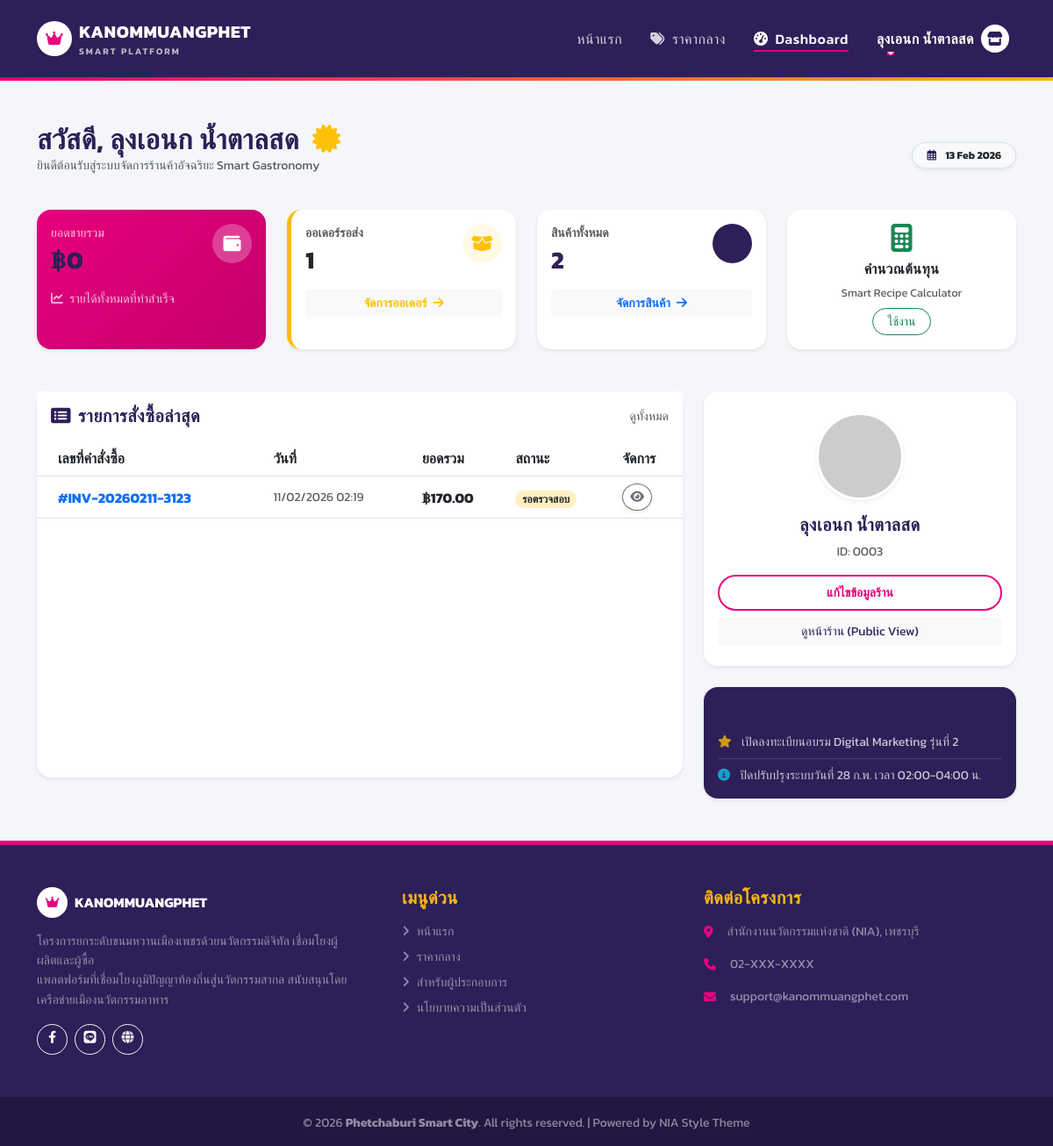
Screenshot of /shop/dashboard.php (signed in) with the database file from the repository.
### tables this page shows
CREATE TABLE `orders` (
  `id` int(11) NOT NULL,
  `order_no` varchar(20) NOT NULL COMMENT 'เลขที่ใบสั่งซื้อ เช่น OR-2024XXXX',
  `customer_id` int(11) NOT NULL COMMENT 'คนซื้อ (users.id)',
  `shop_id` int(11) NOT NULL COMMENT 'คนขาย (users.id)',
  `total_amount` decimal(10,2) NOT NULL,
  `status` enum('pending','paid','shipped','completed','cancelled') DEFAULT 'pending',
  `tracking_no` varchar(100) DEFAULT NULL,
  `slip_image` varchar(255) DEFAULT NULL COMMENT 'หลักฐานการโอน',
  `shipping_address` text COMMENT 'ที่อยู่จัดส่ง (Snapshot ณ เวลาสั่ง)',
  `created_at` timestamp NULL DEFAULT CURRENT_TIMESTAMP
);

### function.php (called while the page is built, shortened)
<?php
function condb()
{
    global $config;
    $db_host = $config['database']['host'];
    $db_name = $config['database']['dbname'];
    $db_user = $config['database']['username'];
    $db_pass = $config['database']['password'];
    $charset = $config['database']['charset'];
    try {
        $dsn = "mysql:host=$db_host;dbname=$db_name;charset=$charset";
        $options = $config['database']['options'];
        $pdo = new PDO($dsn, $db_user, $db_pass, $options);
        return $pdo;
    } catch (PDOException $e) {
        die("Connection failed: " . $e->getMessage());
    }
}
function select($sql, $params = [])
{
    $pdo = condb();
    try {
        $stmt = $pdo->prepare($sql);
        $stmt->execute($params);
        return $stmt->fetchAll();
    } catch (PDOException $e) {
        return [];
    }
}
function selectOne($sql, $params = [])
{
    $pdo = condb();
    try {
        $stmt = $pdo->prepare($sql);
        $stmt->execute($params);
        return $stmt->fetch();
    } catch (PDOException $e) {
        return false;
    }
}

### shop/dashboard.php (the view, shortened to what this page needs)
<?php
require_once '../config.php';
require_once '../function.php';
$shop_id = $_SESSION['user_id'];
$shop_name = $_SESSION['user_name'] ?? 'ร้านค้าของฉัน';
$theme = $config['theme'];
$shop_info = selectOne("SELECT profile_image FROM users WHERE id = ?", [$shop_id]);
$sql_sales = "SELECT SUM(total_amount) as total FROM orders WHERE shop_id = ? AND status = 'completed'";
$total_sales = selectOne($sql_sales, [$shop_id])['total'] ?? 0;
$sql_pending = "SELECT COUNT(*) as count FROM orders WHERE shop_id = ? AND status = 'pending'";
$count_pending = selectOne($sql_pending, [$shop_id])['count'] ?? 0;
$sql_products = "SELECT COUNT(*) as count FROM products WHERE shop_id = ?";
$count_products = selectOne($sql_products, [$shop_id])['count'] ?? 0;
$sql_orders = "SELECT * FROM orders WHERE shop_id = ? ORDER BY created_at DESC LIMIT 5";
$recent_orders = select($sql_orders, [$shop_id]);
include '../includes/header.php';
include '../includes/navbar.php';
?>
<div class="container py-5">
    <div class="d-flex justify-content-between align-items-center mb-4 flex-wrap gap-2">
        <div>
            <h2 class="fw-bold text-purple mb-0">สวัสดี, <?= htmlspecialchars($shop_name) ?> <i class="fas fa-certificate text-warning ms-2" title="Verified Shop"></i></h2>
            <p class="text-muted small">ยินดีต้อนรับสู่ระบบจัดการร้านค้าอัจฉริยะ Smart Gastronomy</p>
        </div>
        <div>
            <span class="badge bg-light text-dark border px-3 py-2 rounded-pill shadow-sm">
                <i class="far fa-calendar-alt me-2 text-purple"></i> <?= date('d M Y') ?>
            </span>
        </div>
    </div>
    <div class="row g-4 mb-5">
        <div class="col-md-6 col-lg-3">
            <div class="card border-0 shadow-sm h-100" style="border-radius: 16px; background: linear-gradient(135deg, <?= $theme['colors']['primary'] ?> 0%, #c4006b 100%); color: white;">
                <div class="card-body">
                    <div class="d-flex justify-content-between align-items-start">
                        <div>
                            <p class="mb-1 opacity-75 small">ยอดขายรวม</p>
                            <h3 class="fw-bold mb-0">฿<?= number_format($total_sales, 0) ?></h3>
                        </div>
                        <div class="bg-white bg-opacity-25 rounded-circle d-flex align-items-center justify-content-center" style="width: 45px; height: 45px;">
                            <i class="fas fa-wallet fa-lg"></i>
                        </div>
                    </div>
                    <div class="mt-3 small opacity-75">
                        <i class="fas fa-chart-line me-1"></i> รายได้ทั้งหมดที่ทำสำเร็จ
                    </div>
                </div>
            </div>
        </div>
        <div class="col-md-6 col-lg-3">
            <div class="card border-0 shadow-sm h-100 bg-white" style="border-radius: 16px; border-left: 5px solid <?= $theme['colors']['accent'] ?> !important;">
                <div class="card-body">
                    <div class="d-flex justify-content-between align-items-start">
                        <div>
                            <p class="mb-1 text-muted small fw-bold">ออเดอร์รอส่ง</p>
                            <h3 class="fw-bold text-dark mb-0"><?= number_format($count_pending) ?></h3>
                        </div>
                        <div class="bg-warning bg-opacity-10 text-warning rounded-circle d-flex align-items-center justify-content-center" style="width: 45px; height: 45px;">
                            <i class="fas fa-box-open fa-lg"></i>
                        </div>
                    </div>
                    <a href="order_list.php?status=pending" class="btn btn-sm btn-light text-warning mt-3 w-100 fw-bold">
                        จัดการออเดอร์ <i class="fas fa-arrow-right ms-1"></i>
                    </a>
                </div>
            </div>
        </div>
        <div class="col-md-6 col-lg-3">
            <div class="card border-0 shadow-sm h-100 bg-white" style="border-radius: 16px;">
                <div class="card-body">
                    <div class="d-flex justify-content-between align-items-start">
                        <div>
                            <p class="mb-1 text-muted small fw-bold">สินค้าทั้งหมด</p>
                            <h3 class="fw-bold text-purple mb-0"><?= number_format($count_products) ?></h3>
                        </div>
                        <div class="bg-purple bg-opacity-10 text-purple rounded-circle d-flex align-items-center justify-content-center" style="width: 45px; height: 45px;">
                            <i class="fas fa-cubes fa-lg"></i>
                        </div>
                    </div>
                    <a href="menu_manage.php" class="btn btn-sm btn-light text-primary mt-3 w-100 fw-bold">
                        จัดการสินค้า <i class="fas fa-arrow-right ms-1"></i>
                    </a>
                </div>
            </div>
        </div>
        <div class="col-md-6 col-lg-3">
            <div class="card border-0 shadow-sm h-100 bg-white" style="border-radius: 16px;">
                <div class="card-body d-flex flex-column justify-content-center align-items-center text-center">
                    <div class="mb-2 text-success">
                        <i class="fas fa-calculator fa-2x"></i>
                    </div>
                    <h6 class="fw-bold text-dark">คำนวณต้นทุน</h6>
                    <p class="text-muted small mb-2" style="font-size: 0.8rem;">Smart Recipe Calculator</p>
                    <a href="calculator.php" class="btn btn-sm btn-outline-success rounded-pill px-3">ใช้งาน</a>
                </div>
            </div>
        </div>
    </div>
    <div class="row">
        <div class="col-lg-8 mb-4">
            <div class="card border-0 shadow-sm h-100" style="border-radius: 16px;">
                <div class="card-header bg-white py-3 border-0 d-flex justify-content-between align-items-center">
                    <h5 class="fw-bold text-purple mb-0"><i class="fas fa-list-alt me-2"></i>รายการสั่งซื้อล่าสุด</h5>
                    <a href="order_list.php" class="text-muted small text-decoration-none">ดูทั้งหมด</a>
                </div>
                <div class="card-body p-0">
                    <div class="table-responsive">
                        <table class="table table-hover align-middle mb-0">
                            <thead class="bg-light">
                                <tr>
                                    <th class="ps-4">เลขที่คำสั่งซื้อ</th>
                                    <th>วันที่</th>
                                    <th>ยอดรวม</th>
                                    <th>สถานะ</th>
                                    <th>จัดการ</th>
                                </tr>
                            </thead>
                            <tbody>
                                <?php if (count($recent_orders) > 0): ?>
                                    <?php foreach ($recent_orders as $order): ?>
                                        <tr>
                                            <td class="ps-4 fw-bold text-primary">#<?= $order['order_no'] ?></td>
                                            <td class="small text-muted"><?= date('d/m/Y H:i', strtotime($order['created_at'])) ?></td>
                                            <td class="fw-bold">฿<?= number_format($order['total_amount'], 2) ?></td>
                                            <td>
                                                <?php
                                                $status_color = 'secondary';
                                                $status_text = $order['status'];
                                                if ($order['status'] == 'pending') {
                                                    $status_color = 'warning text-dark';
                                                    $status_text = 'รอตรวจสอบ';
                                                } elseif ($order['status'] == 'paid') {
                                                    $status_color = 'info text-dark';
                                                    $status_text = 'ชำระแล้ว';
                                                } elseif ($order['status'] == 'shipped') {
                                                    $status_color = 'primary';
                                                    $status_text = 'ส่งแล้ว';
                                                } elseif ($order['status'] == 'completed') {
                                                    $status_color = 'success';
                                                    $status_text = 'สำเร็จ';
                                                } elseif ($order['status'] == 'cancelled') {
                                                    $status_color = 'danger';
                                                    $status_text = 'ยกเลิก';
                                                }
                                                ?>
                                                <span class="badge bg-<?= $status_color ?> bg-opacity-25 rounded-pill">
                                                    <?= $status_text ?>
                                                </span>
                                            </td>
                                            <td>
                                                <a href="order_detail.php?id=<?= $order['id'] ?>" class="btn btn-sm btn-outline-secondary rounded-circle shadow-sm" title="ดูรายละเอียด">
                                                    <i class="fas fa-eye"></i>
                                                </a>
                                            </td>
                                        </tr>
                                    <?php endforeach; ?>
                                <?php endif; ?>
                            </tbody>
                        </table>
                    </div>
                </div>
            </div>
        </div>
        <div class="col-lg-4">
            <div class="card border-0 shadow-sm mb-4" style="border-radius: 16px;">
                <div class="card-body text-center py-4">
                    <?php
                    $profile_img = $shop_info['profile_image'] ?? '';
                    if (!filter_var($profile_img, FILTER_VALIDATE_URL)) {
                        $profile_img = (!empty($profile_img)) ? '../uploads/profiles/' . $profile_img : '';
                    }
                    ?>
                    <img src="<?= $profile_img ?>"
                        class="rounded-circle shadow-sm mb-3 border border-3 border-white"
                        width="100" height="100"
                        style="object-fit: cover;"
                        onerror="this.onerror=null; this.src='https://placehold.co/150x150?text=Shop';">
                    <h5 class="fw-bold text-purple"><?= htmlspecialchars($shop_name) ?></h5>
                    <p class="text-muted small">ID: <?= str_pad($shop_id, 4, '0', STR_PAD_LEFT) ?></p>
                    <div class="d-grid gap-2">
                        <a href="../profile.php" class="btn btn-outline-nia btn-sm">แก้ไขข้อมูลร้าน</a>
                        <a href="../shop_detail.php?id=<?= $shop_id ?>" target="_blank" class="btn btn-sm btn-light text-purple">ดูหน้าร้าน (Public View)</a>
                    </div>
                </div>
            </div>
            <div class="card border-0 shadow-sm text-white" style="border-radius: 16px; background-color: <?= $theme['colors']['secondary'] ?>;">
                <div class="card-body">
                    <h6 class="fw-bold mb-3"><i class="fas fa-bullhorn me-2"></i>ประกาศจากโครงการ</h6>
                    <ul class="list-unstyled small mb-0 opacity-75">
                        <li class="mb-2 border-bottom border-light pb-2" style="--bs-border-opacity: .2;">
                            <i class="fas fa-star text-warning me-2"></i> เปิดลงทะเบียนอบรม Digital Marketing รุ่นที่ 2
                        </li>
                        <li>
                            <i class="fas fa-info-circle text-info me-2"></i> ปิดปรับปรุงระบบวันที่ 28 ก.พ. เวลา 02:00-04:00 น.
                        </li>
                    </ul>
                </div>
            </div>
        </div>
    </div>
</div>
<?php include '../includes/footer.php'; ?>

### assets/style.css (style rules this page uses)
:root { --nia-magenta: #E6007E; --nia-purple: #2D1F57; --nia-gold: #FDB913; --nia-bg: #F4F6F9; --text-dark: #333333; --text-muted: #6c757d; }
body { font-family: 'Kanit', sans-serif; background-color: var(--nia-bg); color: var(--text-dark); -webkit-font-smoothing: antialiased; }
h1, h2, h3, h4, h5, h6 { font-weight: 600; color: var(--nia-purple); letter-spacing: -0.5px; }
a { text-decoration: none; transition: all 0.2s ease; }
.text-purple { color: var(--nia-purple) !important; }
.bg-purple { background-color: var(--nia-purple) !important; color: white; }
.btn-outline-nia { background-color: transparent; border: 2px solid var(--nia-magenta); color: var(--nia-magenta); border-radius: 50px; padding: 8px 24px; font-weight: 600; transition: all 0.3s ease; }
.card { border: none; background: white; transition: all 0.3s ease; }

### rows the page displays
orders: order_no "INV-20260211-3123", created_at "11/02/2026 02:19", total_amount "170.00", status "รอตรวจสอบ"

### other values shown
$_SESSION['user_name'] "ลุงเอนก น้ำตาลสด"
$shop_name "ลุงเอนก น้ำตาลสด"
$total_sales "0"
$count_pending "1"
$count_products "2"
str_pad($shop_id, 4, '0', STR_PAD_LEFT) "0003"
$config['app']['desc'] "โครงการยกระดับขนมหวานเมืองเพชรด้วยนวัตกรรมดิจิทัล เชื่อมโยงผู้ผลิตและผู้ซื้อ"
$config['contact']['address'] "สำนักงานนวัตกรรมแห่งชาติ (NIA), เพชรบุรี"
$config['contact']['phone'] "02-XXX-XXXX"
$config['contact']['email'] "support@kanommuangphet.com"
